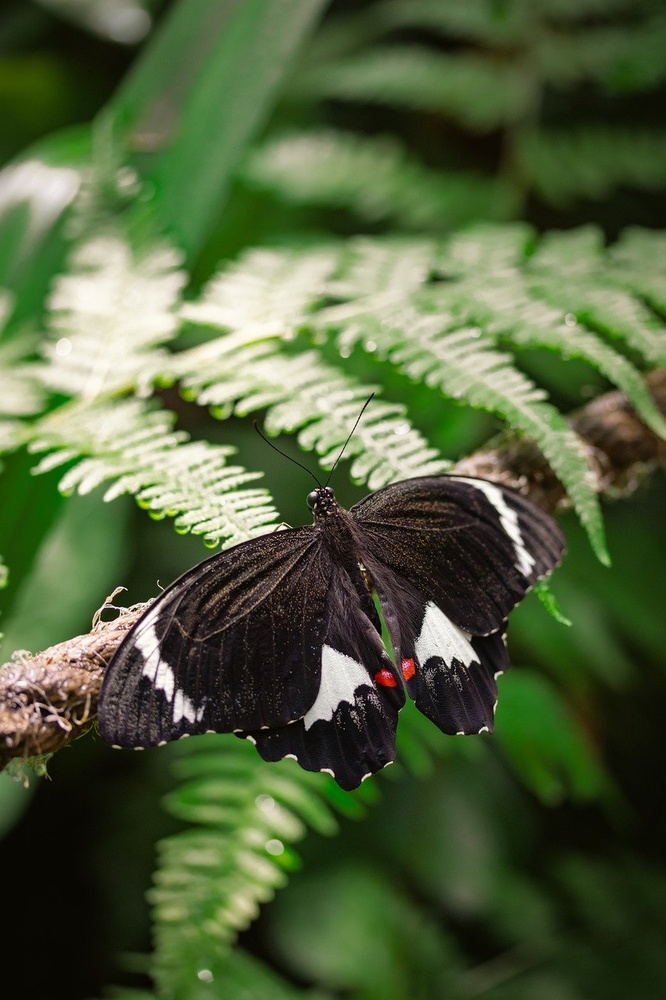
#> input picture butterfly.jpg, 666 x 1000 px, shrunk from 853 x 1280 before the run
$ python proiect.py
#> lines starting #> are read from the running program, lines starting #| are printed output that depends on the picture
import cv2
import numpy as np
import matplotlib.pyplot as plt

image_path = 'butterfly.jpg'
image = cv2.imread(image_path)
#> image is the input picture: shape (1000, 666, 3); mean B, G, R 60.2, 96, 81.1
image_rgb = cv2.cvtColor(image, cv2.COLOR_BGR2RGB)

kernel = np.array([[-1, 0, 1], [-2, 0, 2], [-1, 0, 1]])

contour_image = cv2.filter2D(image_rgb, -1, kernel)
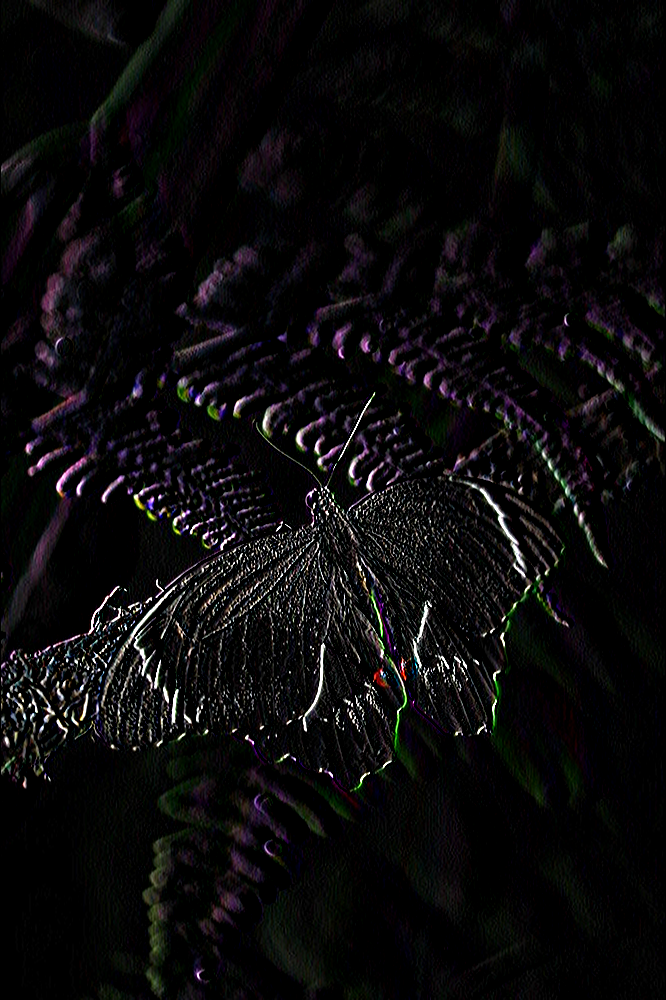
#> contour_image: shape (1000, 666, 3); mean R, G, B 11.5, 10.6, 11.4

plt.figure(figsize=(10, 5))

plt.subplot(1, 2, 1)
plt.imshow(image_rgb)
plt.title('Imagine Originală')

plt.subplot(1, 2, 2)
plt.imshow(contour_image, cmap='gray')
plt.title('Imagine cu Contururi')

plt.show()
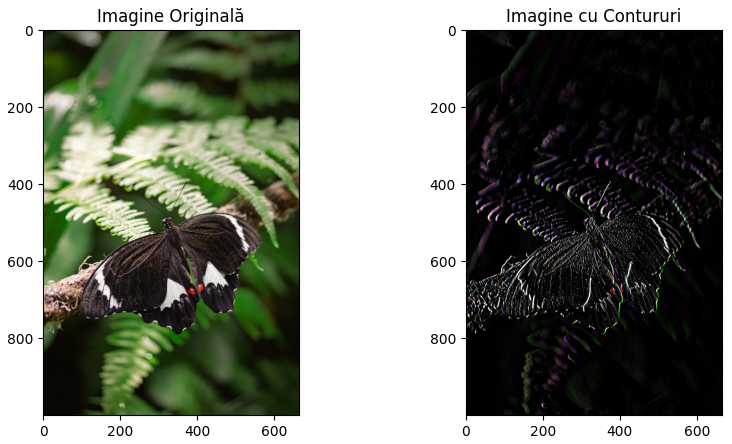
#> figure drawn by matplotlib, 2 panels

$ run again, with port.jpg copied over butterfly.jpg
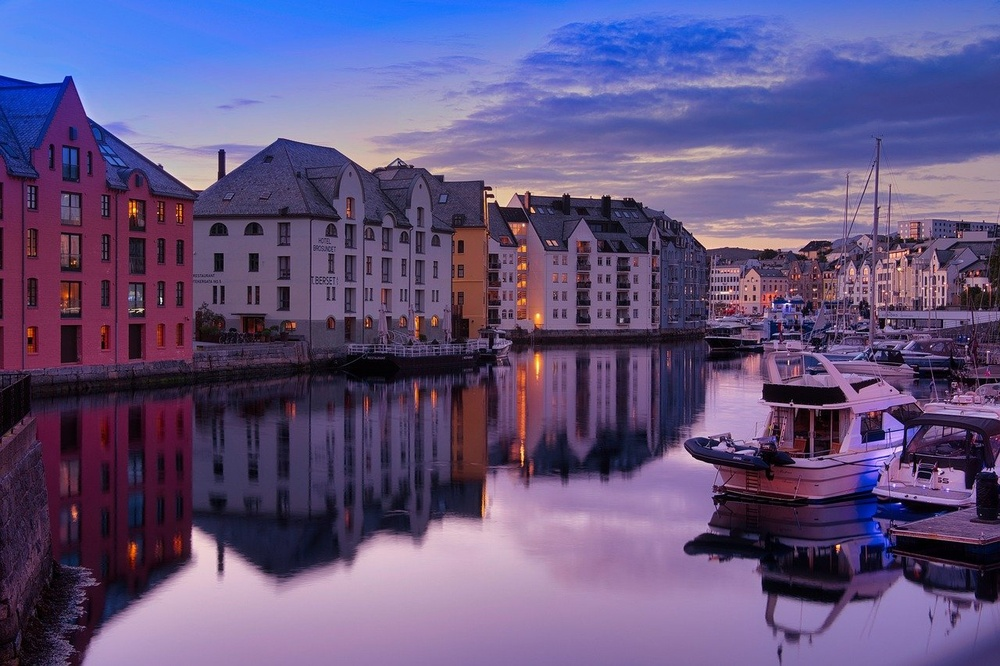
#> input picture port.jpg, 1000 x 666 px, shrunk from 1280 x 853 before the run
#> image is the input picture: shape (666, 1000, 3); mean B, G, R 126.3, 83.8, 98.3
#> `contour_image = cv2.filter2D(image_rgb, -1, kernel)`:
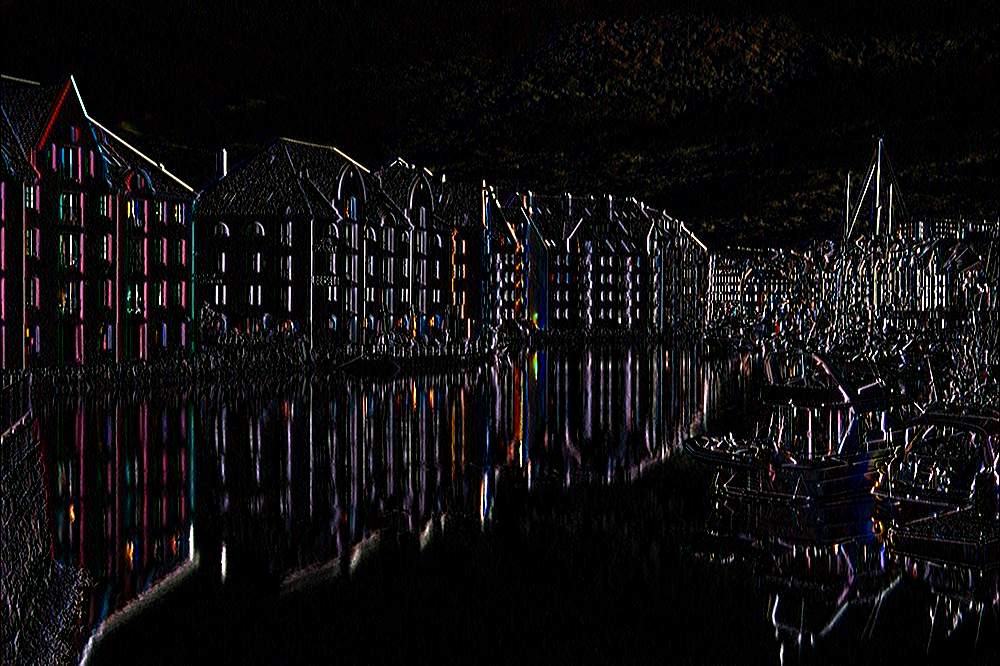
#> contour_image: shape (666, 1000, 3); mean R, G, B 15.5, 14, 15.2
#> `plt.show()`:
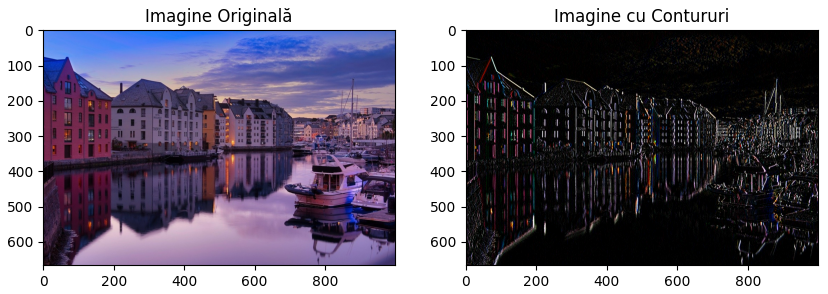
#> figure drawn by matplotlib, 2 panels
